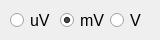
               <widget class="QWidget" name="tab">
                <attribute name="title">
                 <string>V unit</string>
                </attribute>
                <widget class="QRadioButton" name="radioButton_mv_keithley">
                 <property name="geometry">
                  <rect>
                   <x>60</x>
                   <y>10</y>
                   <width>51</width>
                   <height>21</height>
                  </rect>
                 </property>
                 <property name="font">
                  <font>
                   <pointsize>12</pointsize>
                  </font>
                 </property>
                 <property name="text">
                  <string>mV</string>
                 </property>
                 <property name="checked">
                  <bool>true</bool>
                 </property>
                </widget>
                <widget class="QRadioButton" name="radioButton_v_keithley">
                 <property name="geometry">
                  <rect>
                   <x>110</x>
                   <y>10</y>
                   <width>41</width>
                   <height>21</height>
                  </rect>
                 </property>
                 <property name="font">
                  <font>
                   <pointsize>12</pointsize>
                  </font>
                 </property>
                 <property name="text">
                  <string>V</string>
                 </property>
                </widget>
                <widget class="QRadioButton" name="radioButton_uv_keithley">
                 <property name="geometry">
                  <rect>
                   <x>10</x>
                   <y>10</y>
                   <width>51</width>
                   <height>21</height>
                  </rect>
                 </property>
                 <property name="font">
                  <font>
                   <pointsize>12</pointsize>
                  </font>
                 </property>
                 <property name="text">
                  <string>uV</string>
                 </property>
                </widget>
               </widget>
